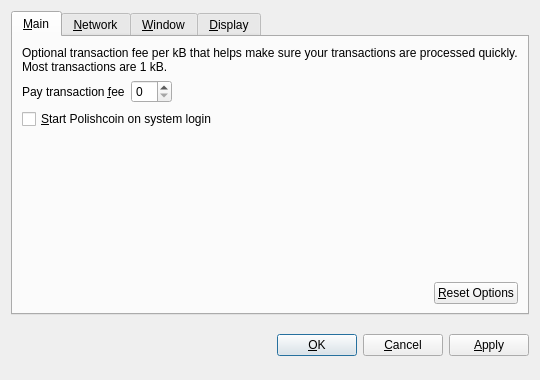
<?xml version="1.0" encoding="UTF-8"?>
<ui version="4.0">
 <class>OptionsDialog</class>
 <widget class="QDialog" name="OptionsDialog">
  <property name="geometry">
   <rect>
    <x>0</x>
    <y>0</y>
    <width>540</width>
    <height>380</height>
   </rect>
  </property>
  <property name="windowTitle">
   <string>Options</string>
  </property>
  <property name="modal">
   <bool>true</bool>
  </property>
  <layout class="QVBoxLayout" name="verticalLayout">
   <item>
    <widget class="QTabWidget" name="tabWidget">
     <property name="tabPosition">
      <enum>QTabWidget::North</enum>
     </property>
     <property name="currentIndex">
      <number>0</number>
     </property>
     <widget class="QWidget" name="tabMain">
      <attribute name="title">
       <string>&amp;Main</string>
      </attribute>
      <layout class="QVBoxLayout" name="verticalLayout_Main">
       <item>
        <widget class="QLabel" name="transactionFeeInfoLabel">
         <property name="text">
          <string>Optional transaction fee per kB that helps make sure your transactions are processed quickly. Most transactions are 1 kB.</string>
         </property>
         <property name="textFormat">
          <enum>Qt::PlainText</enum>
         </property>
         <property name="wordWrap">
          <bool>true</bool>
         </property>
        </widget>
       </item>
       <item>
        <layout class="QHBoxLayout" name="horizontalLayout_1_Main">
         <item>
          <widget class="QLabel" name="transactionFeeLabel">
           <property name="text">
            <string>Pay transaction &amp;fee</string>
           </property>
           <property name="textFormat">
            <enum>Qt::PlainText</enum>
           </property>
           <property name="buddy">
            <cstring>transactionFee</cstring>
           </property>
          </widget>
         </item>
         <item>
          <widget class="BitcoinAmountField" name="transactionFee"/>
         </item>
         <item>
          <spacer name="horizontalSpacer_1_Main">
           <property name="orientation">
            <enum>Qt::Horizontal</enum>
           </property>
           <property name="sizeHint" stdset="0">
            <size>
             <width>40</width>
             <height>20</height>
            </size>
           </property>
          </spacer>
         </item>
        </layout>
       </item>
       <item>
        <widget class="QCheckBox" name="bitcoinAtStartup">
         <property name="toolTip">
          <string>Automatically start Polishcoin after logging in to the system.</string>
         </property>
         <property name="text">
          <string>&amp;Start Polishcoin on system login</string>
         </property>
        </widget>
       </item>
       <item>
        <spacer name="verticalSpacer_Main">
         <property name="orientation">
          <enum>Qt::Vertical</enum>
         </property>
         <property name="sizeHint" stdset="0">
          <size>
           <width>20</width>
           <height>40</height>
          </size>
         </property>
        </spacer>
       </item>
       <item>
        <layout class="QHBoxLayout" name="horizontalLayout_2_Main">
         <item>
          <spacer name="horizontalSpacer_2_Main">
           <property name="orientation">
            <enum>Qt::Horizontal</enum>
           </property>
           <property name="sizeHint" stdset="0">
            <size>
             <width>40</width>
             <height>20</height>
            </size>
           </property>
          </spacer>
         </item>
         <item>
          <widget class="QPushButton" name="resetButton">
           <property name="toolTip">
            <string>Reset all client options to default.</string>
           </property>
           <property name="text">
            <string>&amp;Reset Options</string>
           </property>
           <property name="autoDefault">
            <bool>false</bool>
           </property>
          </widget>
         </item>
        </layout>
       </item>
      </layout>
     </widget>
     <widget class="QWidget" name="tabNetwork">
      <attribute name="title">
       <string>&amp;Network</string>
      </attribute>
      <layout class="QVBoxLayout" name="verticalLayout_Network">
       <item>
        <widget class="QCheckBox" name="mapPortUpnp">
         <property name="toolTip">
          <string>Automatically open the Polishcoin client port on the router. This only works when your router supports UPnP and it is enabled.</string>
         </property>
         <property name="text">
          <string>Map port using &amp;UPnP</string>
         </property>
        </widget>
       </item>
       <item>
        <widget class="QCheckBox" name="connectSocks">
         <property name="toolTip">
          <string>Connect to the Polishcoin network through a SOCKS proxy (e.g. when connecting through Tor).</string>
         </property>
         <property name="text">
          <string>&amp;Connect through SOCKS proxy:</string>
         </property>
        </widget>
       </item>
       <item>
        <layout class="QHBoxLayout" name="horizontalLayout_Network">
         <item>
          <widget class="QLabel" name="proxyIpLabel">
           <property name="text">
            <string>Proxy &amp;IP:</string>
           </property>
           <property name="textFormat">
            <enum>Qt::PlainText</enum>
           </property>
           <property name="buddy">
            <cstring>proxyIp</cstring>
           </property>
          </widget>
         </item>
         <item>
          <widget class="QValidatedLineEdit" name="proxyIp">
           <property name="maximumSize">
            <size>
             <width>140</width>
             <height>16777215</height>
            </size>
           </property>
           <property name="toolTip">
            <string>IP address of the proxy (e.g. 127.0.0.1)</string>
           </property>
          </widget>
         </item>
         <item>
          <widget class="QLabel" name="proxyPortLabel">
           <property name="text">
            <string>&amp;Port:</string>
           </property>
           <property name="textFormat">
            <enum>Qt::PlainText</enum>
           </property>
           <property name="buddy">
            <cstring>proxyPort</cstring>
           </property>
          </widget>
         </item>
         <item>
          <widget class="QLineEdit" name="proxyPort">
           <property name="maximumSize">
            <size>
             <width>55</width>
             <height>16777215</height>
            </size>
           </property>
           <property name="toolTip">
            <string>Port of the proxy (e.g. 9050)</string>
           </property>
          </widget>
         </item>
         <item>
          <widget class="QLabel" name="socksVersionLabel">
           <property name="text">
            <string>SOCKS &amp;Version:</string>
           </property>
           <property name="textFormat">
            <enum>Qt::PlainText</enum>
           </property>
           <property name="buddy">
            <cstring>socksVersion</cstring>
           </property>
          </widget>
         </item>
         <item>
          <widget class="QValueComboBox" name="socksVersion">
           <property name="toolTip">
            <string>SOCKS version of the proxy (e.g. 5)</string>
           </property>
          </widget>
         </item>
         <item>
          <spacer name="horizontalSpacer_Network">
           <property name="orientation">
            <enum>Qt::Horizontal</enum>
           </property>
           <property name="sizeHint" stdset="0">
            <size>
             <width>40</width>
             <height>20</height>
            </size>
           </property>
          </spacer>
         </item>
        </layout>
       </item>
       <item>
        <spacer name="verticalSpacer_Network">
         <property name="orientation">
          <enum>Qt::Vertical</enum>
         </property>
         <property name="sizeHint" stdset="0">
          <size>
           <width>20</width>
           <height>40</height>
          </size>
         </property>
        </spacer>
       </item>
      </layout>
     </widget>
     <widget class="QWidget" name="tabWindow">
      <attribute name="title">
       <string>&amp;Window</string>
      </attribute>
      <layout class="QVBoxLayout" name="verticalLayout_Window">
       <item>
        <widget class="QCheckBox" name="minimizeToTray">
         <property name="toolTip">
          <string>Show only a tray icon after minimizing the window.</string>
         </property>
         <property name="text">
          <string>&amp;Minimize to the tray instead of the taskbar</string>
         </property>
        </widget>
       </item>
       <item>
        <widget class="QCheckBox" name="minimizeOnClose">
         <property name="toolTip">
          <string>Minimize instead of exit the application when the window is closed. When this option is enabled, the application will be closed only after selecting Quit in the menu.</string>
         </property>
         <property name="text">
          <string>M&amp;inimize on close</string>
         </property>
        </widget>
       </item>
       <item>
        <spacer name="verticalSpacer_Window">
         <property name="orientation">
          <enum>Qt::Vertical</enum>
         </property>
         <property name="sizeHint" stdset="0">
          <size>
           <width>20</width>
           <height>40</height>
          </size>
         </property>
        </spacer>
       </item>
      </layout>
     </widget>
     <widget class="QWidget" name="tabDisplay">
      <attribute name="title">
       <string>&amp;Display</string>
      </attribute>
      <layout class="QVBoxLayout" name="verticalLayout_Display">
       <item>
        <layout class="QHBoxLayout" name="horizontalLayout_1_Display">
         <item>
          <widget class="QLabel" name="langLabel">
           <property name="text">
            <string>User Interface &amp;language:</string>
           </property>
           <property name="textFormat">
            <enum>Qt::PlainText</enum>
           </property>
           <property name="buddy">
            <cstring>lang</cstring>
           </property>
          </widget>
         </item>
         <item>
          <widget class="QValueComboBox" name="lang">
           <property name="toolTip">
            <string>The user interface language can be set here. This setting will take effect after restarting Polishcoin.</string>
           </property>
          </widget>
         </item>
        </layout>
       </item>
       <item>
        <layout class="QHBoxLayout" name="horizontalLayout_2_Display">
         <item>
          <widget class="QLabel" name="unitLabel">
           <property name="text">
            <string>&amp;Unit to show amounts in:</string>
           </property>
           <property name="textFormat">
            <enum>Qt::PlainText</enum>
           </property>
           <property name="buddy">
            <cstring>unit</cstring>
           </property>
          </widget>
         </item>
         <item>
          <widget class="QValueComboBox" name="unit">
           <property name="toolTip">
            <string>Choose the default subdivision unit to show in the interface and when sending coins.</string>
           </property>
          </widget>
         </item>
        </layout>
       </item>
       <item>
        <widget class="QCheckBox" name="displayAddresses">
         <property name="toolTip">
          <string>Whether to show Polishcoin addresses in the transaction list or not.</string>
         </property>
         <property name="text">
          <string>&amp;Display addresses in transaction list</string>
         </property>
        </widget>
       </item>
       <item>
        <widget class="QCheckBox" name="coinControlFeatures">
         <property name="toolTip">
          <string>Whether to show coin control features or not.</string>
         </property>
         <property name="text">
          <string>Display coin &amp;control features (experts only!)</string>
         </property>
        </widget>
       </item>
       <item>
        <spacer name="verticalSpacer_Display">
         <property name="orientation">
          <enum>Qt::Vertical</enum>
         </property>
         <property name="sizeHint" stdset="0">
          <size>
           <width>20</width>
           <height>40</height>
          </size>
         </property>
        </spacer>
       </item>
      </layout>
     </widget>
    </widget>
   </item>
   <item>
    <layout class="QHBoxLayout" name="horizontalLayout_Buttons">
     <item>
      <spacer name="horizontalSpacer_1">
       <property name="orientation">
        <enum>Qt::Horizontal</enum>
       </property>
       <property name="sizeHint" stdset="0">
        <size>
         <width>40</width>
         <height>48</height>
        </size>
       </property>
      </spacer>
     </item>
     <item>
      <widget class="QLabel" name="statusLabel">
       <property name="font">
        <font>
         <weight>75</weight>
         <bold>true</bold>
        </font>
       </property>
       <property name="text">
        <string/>
       </property>
       <property name="textFormat">
        <enum>Qt::PlainText</enum>
       </property>
       <property name="wordWrap">
        <bool>true</bool>
       </property>
      </widget>
     </item>
     <item>
      <spacer name="horizontalSpacer_2">
       <property name="orientation">
        <enum>Qt::Horizontal</enum>
       </property>
       <property name="sizeHint" stdset="0">
        <size>
         <width>40</width>
         <height>48</height>
        </size>
       </property>
      </spacer>
     </item>
     <item>
      <widget class="QPushButton" name="okButton">
       <property name="text">
        <string>&amp;OK</string>
       </property>
      </widget>
     </item>
     <item>
      <widget class="QPushButton" name="cancelButton">
       <property name="text">
        <string>&amp;Cancel</string>
       </property>
       <property name="autoDefault">
        <bool>false</bool>
       </property>
      </widget>
     </item>
     <item>
      <widget class="QPushButton" name="applyButton">
       <property name="text">
        <string>&amp;Apply</string>
       </property>
       <property name="autoDefault">
        <bool>false</bool>
       </property>
      </widget>
     </item>
    </layout>
   </item>
  </layout>
 </widget>
 <customwidgets>
  <customwidget>
   <class>BitcoinAmountField</class>
   <extends>QSpinBox</extends>
   <header>bitcoinamountfield.h</header>
  </customwidget>
  <customwidget>
   <class>QValueComboBox</class>
   <extends>QComboBox</extends>
   <header>qvaluecombobox.h</header>
  </customwidget>
  <customwidget>
   <class>QValidatedLineEdit</class>
   <extends>QLineEdit</extends>
   <header>qvalidatedlineedit.h</header>
  </customwidget>
 </customwidgets>
 <resources/>
 <connections/>
</ui>
